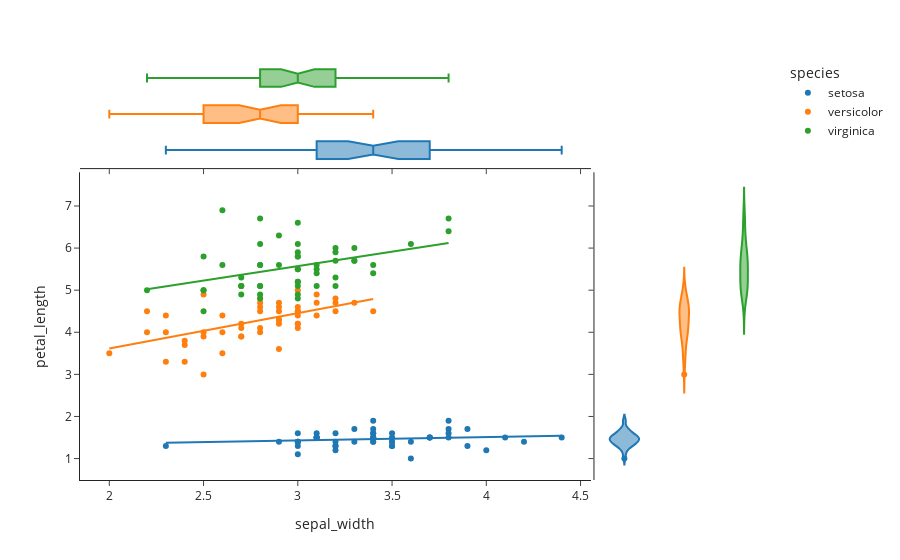

Here is the notebook cell this chart was saved with:
### Code cell
fig = px.scatter(df, x='sepal_width', y='petal_length', color='species',
                 marginal_y='violin', marginal_x='box', trendline='ols', template='simple_white')
fig.show()

### Figure 1 — Plotly figure (JSON) as saved in the notebook; plotly's stock layout.template omitted (floating-point values rounded to 4 significant figures)
{"data": [{"hovertemplate": "species=setosa<br>sepal_width=%{x}<br>petal_length=%{y}<extra></extra>", "legendgroup": "setosa", "marker": {"color": "#1F77B4", "symbol": "circle"}, "mode": "markers", "name": "setosa", "orientation": "v", "showlegend": true, "type": "scatter", "x": [3.5, 3, 3.2, 3.1, 3.6, 3.9, 3.4, 3.4, 2.9, 3.1, 3.7, 3.4, 3, 3, 4, 4.4, 3.9, 3.5, 3.8, 3.8, 3.4, 3.7, 3.6, 3.3, 3.4, 3, 3.4, 3.5, 3.4, 3.2, 3.1, 3.4, 4.1, 4.2, 3.1, 3.2, 3.5, 3.1, 3, 3.4, 3.5, 2.3, 3.2, 3.5, 3.8, 3, 3.8, 3.2, 3.7, 3.3], "xaxis": "x", "y": [1.4, 1.4, 1.3, 1.5, 1.4, 1.7, 1.4, 1.5, 1.4, 1.5, 1.5, 1.6, 1.4, 1.1, 1.2, 1.5, 1.3, 1.4, 1.7, 1.5, 1.7, 1.5, 1, 1.7, 1.9, 1.6, 1.6, 1.5, 1.4, 1.6, 1.6, 1.5, 1.5, 1.4, 1.5, 1.2, 1.3, 1.5, 1.3, 1.5, 1.3, 1.3, 1.3, 1.6, 1.9, 1.4, 1.6, 1.4, 1.5, 1.4], "yaxis": "y"}, {"alignmentgroup": "True", "hovertemplate": "species=setosa<br>sepal_width=%{x}<extra></extra>", "legendgroup": "setosa", "marker": {"color": "#1F77B4", "symbol": "circle"}, "name": "setosa", "notched": true, "offsetgroup": "setosa", "showlegend": false, "type": "box", "x": [3.5, 3, 3.2, 3.1, 3.6, 3.9, 3.4, 3.4, 2.9, 3.1, 3.7, 3.4, 3, 3, 4, 4.4, 3.9, 3.5, 3.8, 3.8, 3.4, 3.7, 3.6, 3.3, 3.4, 3, 3.4, 3.5, 3.4, 3.2, 3.1, 3.4, 4.1, 4.2, 3.1, 3.2, 3.5, 3.1, 3, 3.4, 3.5, 2.3, 3.2, 3.5, 3.8, 3, 3.8, 3.2, 3.7, 3.3], "xaxis": "x3", "yaxis": "y3"}, {"alignmentgroup": "True", "hovertemplate": "species=setosa<br>petal_length=%{y}<extra></extra>", "legendgroup": "setosa", "marker": {"color": "#1F77B4", "symbol": "circle"}, "name": "setosa", "offsetgroup": "setosa", "scalegroup": "y", "showlegend": false, "type": "violin", "xaxis": "x2", "y": [1.4, 1.4, 1.3, 1.5, 1.4, 1.7, 1.4, 1.5, 1.4, 1.5, 1.5, 1.6, 1.4, 1.1, 1.2, 1.5, 1.3, 1.4, 1.7, 1.5, 1.7, 1.5, 1, 1.7, 1.9, 1.6, 1.6, 1.5, 1.4, 1.6, 1.6, 1.5, 1.5, 1.4, 1.5, 1.2, 1.3, 1.5, 1.3, 1.5, 1.3, 1.3, 1.3, 1.6, 1.9, 1.4, 1.6, 1.4, 1.5, 1.4], "yaxis": "y2"}, {"hovertemplate": "<b>OLS trendline</b><br>petal_length = 0.0804633 * sepal_width + 1.18898<br>R<sup>2</sup>=0.031221<br><br>species=setosa<br>sepal_width=%{x}<br>petal_length=%{y} <b>(trend)</b><extra></extra>", "legendgroup": "setosa", "marker": {"color": "#1F77B4", "symbol": "circle"}, "mode": "lines", "name": "setosa", "showlegend": false, "type": "scatter", "x": [2.3, 2.9, 3, 3, 3, 3, 3, 3, 3.1, 3.1, 3.1, 3.1, 3.1, 3.2, 3.2, 3.2, 3.2, 3.2, 3.3, 3.3, 3.4, 3.4, 3.4, 3.4, 3.4, 3.4, 3.4, 3.4, 3.4, 3.5, 3.5, 3.5, 3.5, 3.5, 3.5, 3.6, 3.6, 3.7, 3.7, 3.7, 3.8, 3.8, 3.8, 3.8, 3.9, 3.9, 4, 4.1, 4.2, 4.4], "xaxis": "x", "y": [1.374, 1.422, 1.43, 1.43, 1.43, 1.43, 1.43, 1.43, 1.438, 1.438, 1.438, 1.438, 1.438, 1.446, 1.446, 1.446, 1.446, 1.446, 1.455, 1.455, 1.463, 1.463, 1.463, 1.463, 1.463, 1.463, 1.463, 1.463, 1.463, 1.471, 1.471, 1.471, 1.471, 1.471, 1.471, 1.479, 1.479, 1.487, 1.487, 1.487, 1.495, 1.495, 1.495, 1.495, 1.503, 1.503, 1.511, 1.519, 1.527, 1.543], "yaxis": "y"}, {"hovertemplate": "species=versicolor<br>sepal_width=%{x}<br>petal_length=%{y}<extra></extra>", "legendgroup": "versicolor", "marker": {"color": "#FF7F0E", "symbol": "circle"}, "mode": "markers", "name": "versicolor", "orientation": "v", "showlegend": true, "type": "scatter", "x": [3.2, 3.2, 3.1, 2.3, 2.8, 2.8, 3.3, 2.4, 2.9, 2.7, 2, 3, 2.2, 2.9, 2.9, 3.1, 3, 2.7, 2.2, 2.5, 3.2, 2.8, 2.5, 2.8, 2.9, 3, 2.8, 3, 2.9, 2.6, 2.4, 2.4, 2.7, 2.7, 3, 3.4, 3.1, 2.3, 3, 2.5, 2.6, 3, 2.6, 2.3, 2.7, 3, 2.9, 2.9, 2.5, 2.8], "xaxis": "x", "y": [4.7, 4.5, 4.9, 4, 4.6, 4.5, 4.7, 3.3, 4.6, 3.9, 3.5, 4.2, 4, 4.7, 3.6, 4.4, 4.5, 4.1, 4.5, 3.9, 4.8, 4, 4.9, 4.7, 4.3, 4.4, 4.8, 5, 4.5, 3.5, 3.8, 3.7, 3.9, 5.1, 4.5, 4.5, 4.7, 4.4, 4.1, 4, 4.4, 4.6, 4, 3.3, 4.2, 4.2, 4.2, 4.3, 3, 4.1], "yaxis": "y"}, {"alignmentgroup": "True", "hovertemplate": "species=versicolor<br>sepal_width=%{x}<extra></extra>", "legendgroup": "versicolor", "marker": {"color": "#FF7F0E", "symbol": "circle"}, "name": "versicolor", "notched": true, "offsetgroup": "versicolor", "showlegend": false, "type": "box", "x": [3.2, 3.2, 3.1, 2.3, 2.8, 2.8, 3.3, 2.4, 2.9, 2.7, 2, 3, 2.2, 2.9, 2.9, 3.1, 3, 2.7, 2.2, 2.5, 3.2, 2.8, 2.5, 2.8, 2.9, 3, 2.8, 3, 2.9, 2.6, 2.4, 2.4, 2.7, 2.7, 3, 3.4, 3.1, 2.3, 3, 2.5, 2.6, 3, 2.6, 2.3, 2.7, 3, 2.9, 2.9, 2.5, 2.8], "xaxis": "x3", "yaxis": "y3"}, {"alignmentgroup": "True", "hovertemplate": "species=versicolor<br>petal_length=%{y}<extra></extra>", "legendgroup": "versicolor", "marker": {"color": "#FF7F0E", "symbol": "circle"}, "name": "versicolor", "offsetgroup": "versicolor", "scalegroup": "y", "showlegend": false, "type": "violin", "xaxis": "x2", "y": [4.7, 4.5, 4.9, 4, 4.6, 4.5, 4.7, 3.3, 4.6, 3.9, 3.5, 4.2, 4, 4.7, 3.6, 4.4, 4.5, 4.1, 4.5, 3.9, 4.8, 4, 4.9, 4.7, 4.3, 4.4, 4.8, 5, 4.5, 3.5, 3.8, 3.7, 3.9, 5.1, 4.5, 4.5, 4.7, 4.4, 4.1, 4, 4.4, 4.6, 4, 3.3, 4.2, 4.2, 4.2, 4.3, 3, 4.1], "yaxis": "y2"}, {"hovertemplate": "<b>OLS trendline</b><br>petal_length = 0.839378 * sepal_width + 1.93492<br>R<sup>2</sup>=0.314185<br><br>species=versicolor<br>sepal_width=%{x}<br>petal_length=%{y} <b>(trend)</b><extra></extra>", "legendgroup": "versicolor", "marker": {"color": "#FF7F0E", "symbol": "circle"}, "mode": "lines", "name": "versicolor", "showlegend": false, "type": "scatter", "x": [2, 2.2, 2.2, 2.3, 2.3, 2.3, 2.4, 2.4, 2.4, 2.5, 2.5, 2.5, 2.5, 2.6, 2.6, 2.6, 2.7, 2.7, 2.7, 2.7, 2.7, 2.8, 2.8, 2.8, 2.8, 2.8, 2.8, 2.9, 2.9, 2.9, 2.9, 2.9, 2.9, 2.9, 3, 3, 3, 3, 3, 3, 3, 3, 3.1, 3.1, 3.1, 3.2, 3.2, 3.2, 3.3, 3.4], "xaxis": "x", "y": [3.614, 3.782, 3.782, 3.865, 3.865, 3.865, 3.949, 3.949, 3.949, 4.033, 4.033, 4.033, 4.033, 4.117, 4.117, 4.117, 4.201, 4.201, 4.201, 4.201, 4.201, 4.285, 4.285, 4.285, 4.285, 4.285, 4.285, 4.369, 4.369, 4.369, 4.369, 4.369, 4.369, 4.369, 4.453, 4.453, 4.453, 4.453, 4.453, 4.453, 4.453, 4.453, 4.537, 4.537, 4.537, 4.621, 4.621, 4.621, 4.705, 4.789], "yaxis": "y"}, {"hovertemplate": "species=virginica<br>sepal_width=%{x}<br>petal_length=%{y}<extra></extra>", "legendgroup": "virginica", "marker": {"color": "#2CA02C", "symbol": "circle"}, "mode": "markers", "name": "virginica", "orientation": "v", "showlegend": true, "type": "scatter", "x": [3.3, 2.7, 3, 2.9, 3, 3, 2.5, 2.9, 2.5, 3.6, 3.2, 2.7, 3, 2.5, 2.8, 3.2, 3, 3.8, 2.6, 2.2, 3.2, 2.8, 2.8, 2.7, 3.3, 3.2, 2.8, 3, 2.8, 3, 2.8, 3.8, 2.8, 2.8, 2.6, 3, 3.4, 3.1, 3, 3.1, 3.1, 3.1, 2.7, 3.2, 3.3, 3, 2.5, 3, 3.4, 3], "xaxis": "x", "y": [6, 5.1, 5.9, 5.6, 5.8, 6.6, 4.5, 6.3, 5.8, 6.1, 5.1, 5.3, 5.5, 5, 5.1, 5.3, 5.5, 6.7, 6.9, 5, 5.7, 4.9, 6.7, 4.9, 5.7, 6, 4.8, 4.9, 5.6, 5.8, 6.1, 6.4, 5.6, 5.1, 5.6, 6.1, 5.6, 5.5, 4.8, 5.4, 5.6, 5.1, 5.1, 5.9, 5.7, 5.2, 5, 5.2, 5.4, 5.1], "yaxis": "y"}, {"alignmentgroup": "True", "hovertemplate": "species=virginica<br>sepal_width=%{x}<extra></extra>", "legendgroup": "virginica", "marker": {"color": "#2CA02C", "symbol": "circle"}, "name": "virginica", "notched": true, "offsetgroup": "virginica", "showlegend": false, "type": "box", "x": [3.3, 2.7, 3, 2.9, 3, 3, 2.5, 2.9, 2.5, 3.6, 3.2, 2.7, 3, 2.5, 2.8, 3.2, 3, 3.8, 2.6, 2.2, 3.2, 2.8, 2.8, 2.7, 3.3, 3.2, 2.8, 3, 2.8, 3, 2.8, 3.8, 2.8, 2.8, 2.6, 3, 3.4, 3.1, 3, 3.1, 3.1, 3.1, 2.7, 3.2, 3.3, 3, 2.5, 3, 3.4, 3], "xaxis": "x3", "yaxis": "y3"}, {"alignmentgroup": "True", "hovertemplate": "species=virginica<br>petal_length=%{y}<extra></extra>", "legendgroup": "virginica", "marker": {"color": "#2CA02C", "symbol": "circle"}, "name": "virginica", "offsetgroup": "virginica", "scalegroup": "y", "showlegend": false, "type": "violin", "xaxis": "x2", "y": [6, 5.1, 5.9, 5.6, 5.8, 6.6, 4.5, 6.3, 5.8, 6.1, 5.1, 5.3, 5.5, 5, 5.1, 5.3, 5.5, 6.7, 6.9, 5, 5.7, 4.9, 6.7, 4.9, 5.7, 6, 4.8, 4.9, 5.6, 5.8, 6.1, 6.4, 5.6, 5.1, 5.6, 6.1, 5.6, 5.5, 4.8, 5.4, 5.6, 5.1, 5.1, 5.9, 5.7, 5.2, 5, 5.2, 5.4, 5.1], "yaxis": "y2"}, {"hovertemplate": "<b>OLS trendline</b><br>petal_length = 0.686315 * sepal_width + 3.5109<br>R<sup>2</sup>=0.160837<br><br>species=virginica<br>sepal_width=%{x}<br>petal_length=%{y} <b>(trend)</b><extra></extra>", "legendgroup": "virginica", "marker": {"color": "#2CA02C", "symbol": "circle"}, "mode": "lines", "name": "virginica", "showlegend": false, "type": "scatter", "x": [2.2, 2.5, 2.5, 2.5, 2.5, 2.6, 2.6, 2.7, 2.7, 2.7, 2.7, 2.8, 2.8, 2.8, 2.8, 2.8, 2.8, 2.8, 2.8, 2.9, 2.9, 3, 3, 3, 3, 3, 3, 3, 3, 3, 3, 3, 3, 3.1, 3.1, 3.1, 3.1, 3.2, 3.2, 3.2, 3.2, 3.2, 3.3, 3.3, 3.3, 3.4, 3.4, 3.6, 3.8, 3.8], "xaxis": "x", "y": [5.021, 5.227, 5.227, 5.227, 5.227, 5.295, 5.295, 5.364, 5.364, 5.364, 5.364, 5.433, 5.433, 5.433, 5.433, 5.433, 5.433, 5.433, 5.433, 5.501, 5.501, 5.57, 5.57, 5.57, 5.57, 5.57, 5.57, 5.57, 5.57, 5.57, 5.57, 5.57, 5.57, 5.638, 5.638, 5.638, 5.638, 5.707, 5.707, 5.707, 5.707, 5.707, 5.776, 5.776, 5.776, 5.844, 5.844, 5.982, 6.119, 6.119], "yaxis": "y"}], "layout": {"legend": {"title": {"text": "species"}, "tracegroupgap": 0}, "margin": {"t": 60}, "xaxis": {"anchor": "y", "domain": [0, 0.7363], "title": {"text": "sepal_width"}}, "xaxis2": {"anchor": "y2", "domain": [0.7413, 1], "matches": "x2", "showline": false, "showticklabels": false, "ticks": ""}, "xaxis3": {"anchor": "y3", "domain": [0, 0.7363], "matches": "x", "showticklabels": false}, "xaxis4": {"anchor": "y4", "domain": [0.7413, 1], "matches": "x2", "showline": false, "showticklabels": false, "ticks": ""}, "yaxis": {"anchor": "x", "domain": [0, 0.7326], "title": {"text": "petal_length"}}, "yaxis2": {"anchor": "x2", "domain": [0, 0.7326], "matches": "y", "showticklabels": false}, "yaxis3": {"anchor": "x3", "domain": [0.7426, 1], "matches": "y3", "showline": false, "showticklabels": false, "ticks": ""}, "yaxis4": {"anchor": "x4", "domain": [0.7426, 1], "matches": "y3", "showline": false, "showticklabels": false, "ticks": ""}}}
